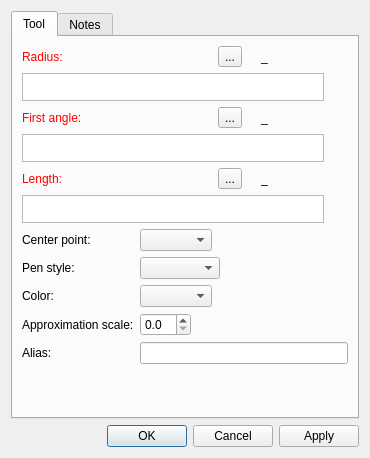
<?xml version="1.0" encoding="UTF-8"?>
<ui version="4.0">
 <class>DialogArcWithLength</class>
 <widget class="QDialog" name="DialogArcWithLength">
  <property name="geometry">
   <rect>
    <x>0</x>
    <y>0</y>
    <width>370</width>
    <height>458</height>
   </rect>
  </property>
  <property name="windowTitle">
   <string>Dialog</string>
  </property>
  <property name="windowIcon">
   <iconset resource="../../../vmisc/share/resources/icon.qrc">
    <normaloff>:/icon/64x64/icon64x64.png</normaloff>:/icon/64x64/icon64x64.png</iconset>
  </property>
  <layout class="QVBoxLayout" name="verticalLayout_2">
   <item>
    <widget class="QTabWidget" name="tabWidget">
     <property name="currentIndex">
      <number>0</number>
     </property>
     <widget class="QWidget" name="tab">
      <attribute name="title">
       <string>Tool</string>
      </attribute>
      <layout class="QVBoxLayout" name="verticalLayout">
       <item>
        <layout class="QHBoxLayout" name="horizontalLayout_4">
         <item alignment="Qt::AlignLeft">
          <widget class="QLabel" name="labelEditRadius">
           <property name="sizePolicy">
            <sizepolicy hsizetype="Fixed" vsizetype="Preferred">
             <horstretch>0</horstretch>
             <verstretch>0</verstretch>
            </sizepolicy>
           </property>
           <property name="palette">
            <palette>
             <active>
              <colorrole role="WindowText">
               <brush brushstyle="SolidPattern">
                <color alpha="255">
                 <red>255</red>
                 <green>0</green>
                 <blue>0</blue>
                </color>
               </brush>
              </colorrole>
             </active>
             <inactive>
              <colorrole role="WindowText">
               <brush brushstyle="SolidPattern">
                <color alpha="255">
                 <red>255</red>
                 <green>0</green>
                 <blue>0</blue>
                </color>
               </brush>
              </colorrole>
             </inactive>
             <disabled>
              <colorrole role="WindowText">
               <brush brushstyle="SolidPattern">
                <color alpha="255">
                 <red>159</red>
                 <green>158</green>
                 <blue>158</blue>
                </color>
               </brush>
              </colorrole>
             </disabled>
            </palette>
           </property>
           <property name="text">
            <string>Radius:</string>
           </property>
          </widget>
         </item>
         <item>
          <spacer name="horizontalSpacer_4">
           <property name="orientation">
            <enum>Qt::Horizontal</enum>
           </property>
           <property name="sizeHint" stdset="0">
            <size>
             <width>40</width>
             <height>20</height>
            </size>
           </property>
          </spacer>
         </item>
         <item alignment="Qt::AlignRight">
          <widget class="QToolButton" name="toolButtonExprRadius">
           <property name="toolTip">
            <string>Formula wizard</string>
           </property>
           <property name="text">
            <string notr="true">...</string>
           </property>
           <property name="icon">
            <iconset resource="../../../vmisc/share/resources/icon.qrc">
             <normaloff>:/icon/24x24/fx.png</normaloff>:/icon/24x24/fx.png</iconset>
           </property>
           <property name="iconSize">
            <size>
             <width>24</width>
             <height>24</height>
            </size>
           </property>
          </widget>
         </item>
         <item alignment="Qt::AlignRight">
          <widget class="QLabel" name="label_6">
           <property name="text">
            <string/>
           </property>
           <property name="pixmap">
            <pixmap resource="../../../vmisc/share/resources/icon.qrc">:/icon/24x24/equal.png</pixmap>
           </property>
          </widget>
         </item>
         <item alignment="Qt::AlignRight">
          <widget class="QLabel" name="labelResultRadius">
           <property name="sizePolicy">
            <sizepolicy hsizetype="Fixed" vsizetype="Preferred">
             <horstretch>0</horstretch>
             <verstretch>0</verstretch>
            </sizepolicy>
           </property>
           <property name="minimumSize">
            <size>
             <width>87</width>
             <height>0</height>
            </size>
           </property>
           <property name="toolTip">
            <string>Value</string>
           </property>
           <property name="text">
            <string notr="true">_</string>
           </property>
          </widget>
         </item>
        </layout>
       </item>
       <item>
        <layout class="QHBoxLayout" name="horizontalLayout_12">
         <item>
          <widget class="VPlainTextEdit" name="plainTextEditRadius">
           <property name="sizePolicy">
            <sizepolicy hsizetype="Expanding" vsizetype="Preferred">
             <horstretch>0</horstretch>
             <verstretch>0</verstretch>
            </sizepolicy>
           </property>
           <property name="maximumSize">
            <size>
             <width>16777215</width>
             <height>28</height>
            </size>
           </property>
           <property name="toolTip">
            <string>Calculation</string>
           </property>
           <property name="tabChangesFocus">
            <bool>true</bool>
           </property>
          </widget>
         </item>
         <item>
          <widget class="QPushButton" name="pushButtonGrowLengthRadius">
           <property name="maximumSize">
            <size>
             <width>18</width>
             <height>18</height>
            </size>
           </property>
           <property name="sizeIncrement">
            <size>
             <width>0</width>
             <height>0</height>
            </size>
           </property>
           <property name="toolTip">
            <string>&lt;html&gt;&lt;head/&gt;&lt;body&gt;&lt;p&gt;Show full calculation in message box&lt;/p&gt;&lt;/body&gt;&lt;/html&gt;</string>
           </property>
           <property name="text">
            <string notr="true"/>
           </property>
           <property name="icon">
            <iconset theme="go-down">
             <normaloff>.</normaloff>.</iconset>
           </property>
           <property name="iconSize">
            <size>
             <width>16</width>
             <height>16</height>
            </size>
           </property>
           <property name="flat">
            <bool>true</bool>
           </property>
          </widget>
         </item>
        </layout>
       </item>
       <item>
        <layout class="QHBoxLayout" name="horizontalLayout_5">
         <item alignment="Qt::AlignLeft">
          <widget class="QLabel" name="labelEditF1">
           <property name="sizePolicy">
            <sizepolicy hsizetype="Fixed" vsizetype="Preferred">
             <horstretch>0</horstretch>
             <verstretch>0</verstretch>
            </sizepolicy>
           </property>
           <property name="palette">
            <palette>
             <active>
              <colorrole role="WindowText">
               <brush brushstyle="SolidPattern">
                <color alpha="255">
                 <red>255</red>
                 <green>0</green>
                 <blue>0</blue>
                </color>
               </brush>
              </colorrole>
             </active>
             <inactive>
              <colorrole role="WindowText">
               <brush brushstyle="SolidPattern">
                <color alpha="255">
                 <red>255</red>
                 <green>0</green>
                 <blue>0</blue>
                </color>
               </brush>
              </colorrole>
             </inactive>
             <disabled>
              <colorrole role="WindowText">
               <brush brushstyle="SolidPattern">
                <color alpha="255">
                 <red>159</red>
                 <green>158</green>
                 <blue>158</blue>
                </color>
               </brush>
              </colorrole>
             </disabled>
            </palette>
           </property>
           <property name="text">
            <string>First angle:</string>
           </property>
          </widget>
         </item>
         <item>
          <spacer name="horizontalSpacer_5">
           <property name="orientation">
            <enum>Qt::Horizontal</enum>
           </property>
           <property name="sizeHint" stdset="0">
            <size>
             <width>40</width>
             <height>20</height>
            </size>
           </property>
          </spacer>
         </item>
         <item alignment="Qt::AlignRight">
          <widget class="QToolButton" name="toolButtonExprF1">
           <property name="toolTip">
            <string>Formula wizard</string>
           </property>
           <property name="text">
            <string notr="true">...</string>
           </property>
           <property name="icon">
            <iconset resource="../../../vmisc/share/resources/icon.qrc">
             <normaloff>:/icon/24x24/fx.png</normaloff>:/icon/24x24/fx.png</iconset>
           </property>
           <property name="iconSize">
            <size>
             <width>24</width>
             <height>24</height>
            </size>
           </property>
          </widget>
         </item>
         <item alignment="Qt::AlignRight">
          <widget class="QLabel" name="label_9">
           <property name="text">
            <string/>
           </property>
           <property name="pixmap">
            <pixmap resource="../../../vmisc/share/resources/icon.qrc">:/icon/24x24/equal.png</pixmap>
           </property>
          </widget>
         </item>
         <item alignment="Qt::AlignRight">
          <widget class="QLabel" name="labelResultF1">
           <property name="sizePolicy">
            <sizepolicy hsizetype="Fixed" vsizetype="Preferred">
             <horstretch>0</horstretch>
             <verstretch>0</verstretch>
            </sizepolicy>
           </property>
           <property name="minimumSize">
            <size>
             <width>87</width>
             <height>0</height>
            </size>
           </property>
           <property name="toolTip">
            <string>Value</string>
           </property>
           <property name="text">
            <string notr="true">_</string>
           </property>
          </widget>
         </item>
        </layout>
       </item>
       <item>
        <layout class="QHBoxLayout" name="horizontalLayout_9">
         <item>
          <widget class="VPlainTextEdit" name="plainTextEditF1">
           <property name="sizePolicy">
            <sizepolicy hsizetype="Expanding" vsizetype="Preferred">
             <horstretch>0</horstretch>
             <verstretch>0</verstretch>
            </sizepolicy>
           </property>
           <property name="maximumSize">
            <size>
             <width>16777215</width>
             <height>28</height>
            </size>
           </property>
           <property name="toolTip">
            <string>Calculation</string>
           </property>
           <property name="tabChangesFocus">
            <bool>true</bool>
           </property>
          </widget>
         </item>
         <item>
          <widget class="QPushButton" name="pushButtonGrowLengthF1">
           <property name="maximumSize">
            <size>
             <width>18</width>
             <height>18</height>
            </size>
           </property>
           <property name="sizeIncrement">
            <size>
             <width>0</width>
             <height>0</height>
            </size>
           </property>
           <property name="toolTip">
            <string>&lt;html&gt;&lt;head/&gt;&lt;body&gt;&lt;p&gt;Show full calculation in message box&lt;/p&gt;&lt;/body&gt;&lt;/html&gt;</string>
           </property>
           <property name="text">
            <string notr="true"/>
           </property>
           <property name="icon">
            <iconset theme="go-down">
             <normaloff>.</normaloff>.</iconset>
           </property>
           <property name="iconSize">
            <size>
             <width>16</width>
             <height>16</height>
            </size>
           </property>
           <property name="flat">
            <bool>true</bool>
           </property>
          </widget>
         </item>
        </layout>
       </item>
       <item>
        <layout class="QHBoxLayout" name="horizontalLayout_11">
         <item alignment="Qt::AlignLeft">
          <widget class="QLabel" name="labelEditLength">
           <property name="sizePolicy">
            <sizepolicy hsizetype="Fixed" vsizetype="Preferred">
             <horstretch>0</horstretch>
             <verstretch>0</verstretch>
            </sizepolicy>
           </property>
           <property name="palette">
            <palette>
             <active>
              <colorrole role="WindowText">
               <brush brushstyle="SolidPattern">
                <color alpha="255">
                 <red>255</red>
                 <green>0</green>
                 <blue>0</blue>
                </color>
               </brush>
              </colorrole>
             </active>
             <inactive>
              <colorrole role="WindowText">
               <brush brushstyle="SolidPattern">
                <color alpha="255">
                 <red>255</red>
                 <green>0</green>
                 <blue>0</blue>
                </color>
               </brush>
              </colorrole>
             </inactive>
             <disabled>
              <colorrole role="WindowText">
               <brush brushstyle="SolidPattern">
                <color alpha="255">
                 <red>159</red>
                 <green>158</green>
                 <blue>158</blue>
                </color>
               </brush>
              </colorrole>
             </disabled>
            </palette>
           </property>
           <property name="text">
            <string>Length:</string>
           </property>
          </widget>
         </item>
         <item>
          <spacer name="horizontalSpacer_6">
           <property name="orientation">
            <enum>Qt::Horizontal</enum>
           </property>
           <property name="sizeHint" stdset="0">
            <size>
             <width>40</width>
             <height>20</height>
            </size>
           </property>
          </spacer>
         </item>
         <item alignment="Qt::AlignRight">
          <widget class="QToolButton" name="toolButtonExprLength">
           <property name="toolTip">
            <string>Formula wizard</string>
           </property>
           <property name="text">
            <string notr="true">...</string>
           </property>
           <property name="icon">
            <iconset resource="../../../vmisc/share/resources/icon.qrc">
             <normaloff>:/icon/24x24/fx.png</normaloff>:/icon/24x24/fx.png</iconset>
           </property>
           <property name="iconSize">
            <size>
             <width>24</width>
             <height>24</height>
            </size>
           </property>
          </widget>
         </item>
         <item alignment="Qt::AlignRight">
          <widget class="QLabel" name="label_10">
           <property name="text">
            <string/>
           </property>
           <property name="pixmap">
            <pixmap resource="../../../vmisc/share/resources/icon.qrc">:/icon/24x24/equal.png</pixmap>
           </property>
          </widget>
         </item>
         <item alignment="Qt::AlignRight">
          <widget class="QLabel" name="labelResultLength">
           <property name="sizePolicy">
            <sizepolicy hsizetype="Fixed" vsizetype="Preferred">
             <horstretch>0</horstretch>
             <verstretch>0</verstretch>
            </sizepolicy>
           </property>
           <property name="minimumSize">
            <size>
             <width>87</width>
             <height>0</height>
            </size>
           </property>
           <property name="toolTip">
            <string>Value</string>
           </property>
           <property name="text">
            <string notr="true">_</string>
           </property>
          </widget>
         </item>
        </layout>
       </item>
       <item>
        <layout class="QHBoxLayout" name="horizontalLayout_10">
         <item>
          <widget class="VPlainTextEdit" name="plainTextEditLength">
           <property name="sizePolicy">
            <sizepolicy hsizetype="Expanding" vsizetype="Preferred">
             <horstretch>0</horstretch>
             <verstretch>0</verstretch>
            </sizepolicy>
           </property>
           <property name="maximumSize">
            <size>
             <width>16777215</width>
             <height>28</height>
            </size>
           </property>
           <property name="toolTip">
            <string>Calculation</string>
           </property>
           <property name="tabChangesFocus">
            <bool>true</bool>
           </property>
          </widget>
         </item>
         <item>
          <widget class="QPushButton" name="pushButtonGrowLengthArcLength">
           <property name="maximumSize">
            <size>
             <width>18</width>
             <height>18</height>
            </size>
           </property>
           <property name="sizeIncrement">
            <size>
             <width>0</width>
             <height>0</height>
            </size>
           </property>
           <property name="toolTip">
            <string>&lt;html&gt;&lt;head/&gt;&lt;body&gt;&lt;p&gt;Show full calculation in message box&lt;/p&gt;&lt;/body&gt;&lt;/html&gt;</string>
           </property>
           <property name="text">
            <string notr="true"/>
           </property>
           <property name="icon">
            <iconset theme="go-down">
             <normaloff>.</normaloff>.</iconset>
           </property>
           <property name="iconSize">
            <size>
             <width>16</width>
             <height>16</height>
            </size>
           </property>
           <property name="flat">
            <bool>true</bool>
           </property>
          </widget>
         </item>
        </layout>
       </item>
       <item>
        <layout class="QFormLayout" name="formLayout_2">
         <property name="fieldGrowthPolicy">
          <enum>QFormLayout::ExpandingFieldsGrow</enum>
         </property>
         <item row="0" column="0">
          <widget class="QLabel" name="label_7">
           <property name="sizePolicy">
            <sizepolicy hsizetype="Fixed" vsizetype="Preferred">
             <horstretch>0</horstretch>
             <verstretch>0</verstretch>
            </sizepolicy>
           </property>
           <property name="text">
            <string>Center point:</string>
           </property>
          </widget>
         </item>
         <item row="0" column="1">
          <widget class="QComboBox" name="comboBoxCenter"/>
         </item>
         <item row="2" column="1">
          <widget class="QComboBox" name="comboBoxColor"/>
         </item>
         <item row="2" column="0">
          <widget class="QLabel" name="label_8">
           <property name="text">
            <string>Color:</string>
           </property>
          </widget>
         </item>
         <item row="1" column="0">
          <widget class="QLabel" name="label">
           <property name="text">
            <string>Pen style:</string>
           </property>
          </widget>
         </item>
         <item row="1" column="1">
          <widget class="QComboBox" name="comboBoxPenStyle">
           <property name="minimumSize">
            <size>
             <width>80</width>
             <height>0</height>
            </size>
           </property>
           <property name="maximumSize">
            <size>
             <width>110</width>
             <height>16777215</height>
            </size>
           </property>
           <property name="iconSize">
            <size>
             <width>80</width>
             <height>14</height>
            </size>
           </property>
          </widget>
         </item>
         <item row="3" column="0">
          <widget class="QLabel" name="label_2">
           <property name="text">
            <string>Approximation scale:</string>
           </property>
          </widget>
         </item>
         <item row="3" column="1">
          <widget class="QDoubleSpinBox" name="doubleSpinBoxApproximationScale">
           <property name="toolTip">
            <string>Set approximation scale for this curve, 0 - use global value</string>
           </property>
           <property name="decimals">
            <number>1</number>
           </property>
           <property name="maximum">
            <double>10.000000000000000</double>
           </property>
           <property name="singleStep">
            <double>0.100000000000000</double>
           </property>
          </widget>
         </item>
         <item row="4" column="0">
          <widget class="QLabel" name="labelAlias">
           <property name="text">
            <string>Alias:</string>
           </property>
          </widget>
         </item>
         <item row="4" column="1">
          <widget class="QLineEdit" name="lineEditAlias">
           <property name="clearButtonEnabled">
            <bool>true</bool>
           </property>
          </widget>
         </item>
        </layout>
       </item>
       <item>
        <spacer name="verticalSpacer">
         <property name="orientation">
          <enum>Qt::Vertical</enum>
         </property>
         <property name="sizeHint" stdset="0">
          <size>
           <width>20</width>
           <height>40</height>
          </size>
         </property>
        </spacer>
       </item>
      </layout>
     </widget>
     <widget class="QWidget" name="tab_2">
      <attribute name="title">
       <string>Notes</string>
      </attribute>
      <layout class="QVBoxLayout" name="verticalLayout_3">
       <item>
        <widget class="QPlainTextEdit" name="plainTextEditToolNotes"/>
       </item>
      </layout>
     </widget>
    </widget>
   </item>
   <item>
    <widget class="QDialogButtonBox" name="buttonBox">
     <property name="orientation">
      <enum>Qt::Horizontal</enum>
     </property>
     <property name="standardButtons">
      <set>QDialogButtonBox::Apply|QDialogButtonBox::Cancel|QDialogButtonBox::Ok</set>
     </property>
    </widget>
   </item>
  </layout>
 </widget>
 <customwidgets>
  <customwidget>
   <class>VPlainTextEdit</class>
   <extends>QPlainTextEdit</extends>
   <header>../vwidgets/vplaintextedit.h</header>
  </customwidget>
 </customwidgets>
 <resources>
  <include location="../../../vmisc/share/resources/icon.qrc"/>
 </resources>
 <connections>
  <connection>
   <sender>buttonBox</sender>
   <signal>accepted()</signal>
   <receiver>DialogArcWithLength</receiver>
   <slot>accept()</slot>
   <hints>
    <hint type="sourcelabel">
     <x>248</x>
     <y>254</y>
    </hint>
    <hint type="destinationlabel">
     <x>157</x>
     <y>274</y>
    </hint>
   </hints>
  </connection>
  <connection>
   <sender>buttonBox</sender>
   <signal>rejected()</signal>
   <receiver>DialogArcWithLength</receiver>
   <slot>reject()</slot>
   <hints>
    <hint type="sourcelabel">
     <x>316</x>
     <y>260</y>
    </hint>
    <hint type="destinationlabel">
     <x>286</x>
     <y>274</y>
    </hint>
   </hints>
  </connection>
 </connections>
</ui>
